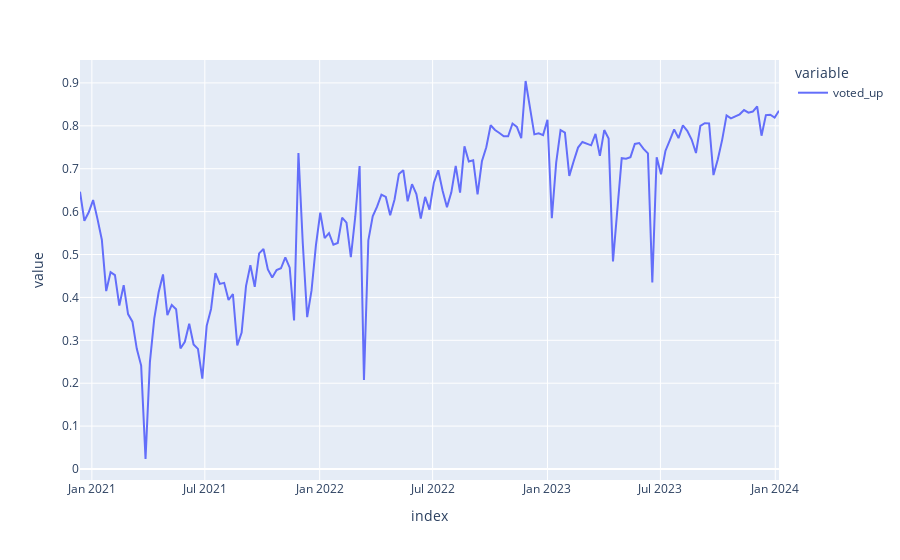

The cell this chart's notebook holds for it:
### Code cell
df2 = reviews.groupby(pd.Grouper(freq="W"))[["voted_up"]].mean()
df2.plot()

### Figure 1 — Plotly figure (JSON) as saved in the notebook; plotly's stock layout.template omitted (floating-point values rounded to 4 significant figures; data arrays with more than 128 entries replaced by an {"elided": "..."} marker saying what was removed)
{"data": [{"hovertemplate": "variable=voted_up<br>index=%{x}<br>value=%{y}<extra></extra>", "legendgroup": "voted_up", "line": {"color": "#636efa", "dash": "solid"}, "marker": {"symbol": "circle"}, "mode": "lines", "name": "voted_up", "orientation": "v", "showlegend": true, "type": "scatter", "x": {"elided": "161 str values"}, "xaxis": "x", "y": {"elided": "161 float values"}, "yaxis": "y"}], "layout": {"legend": {"title": {"text": "variable"}, "tracegroupgap": 0}, "margin": {"t": 60}, "xaxis": {"anchor": "y", "domain": [0, 1], "title": {"text": "index"}}, "yaxis": {"anchor": "x", "domain": [0, 1], "title": {"text": "value"}}}}
